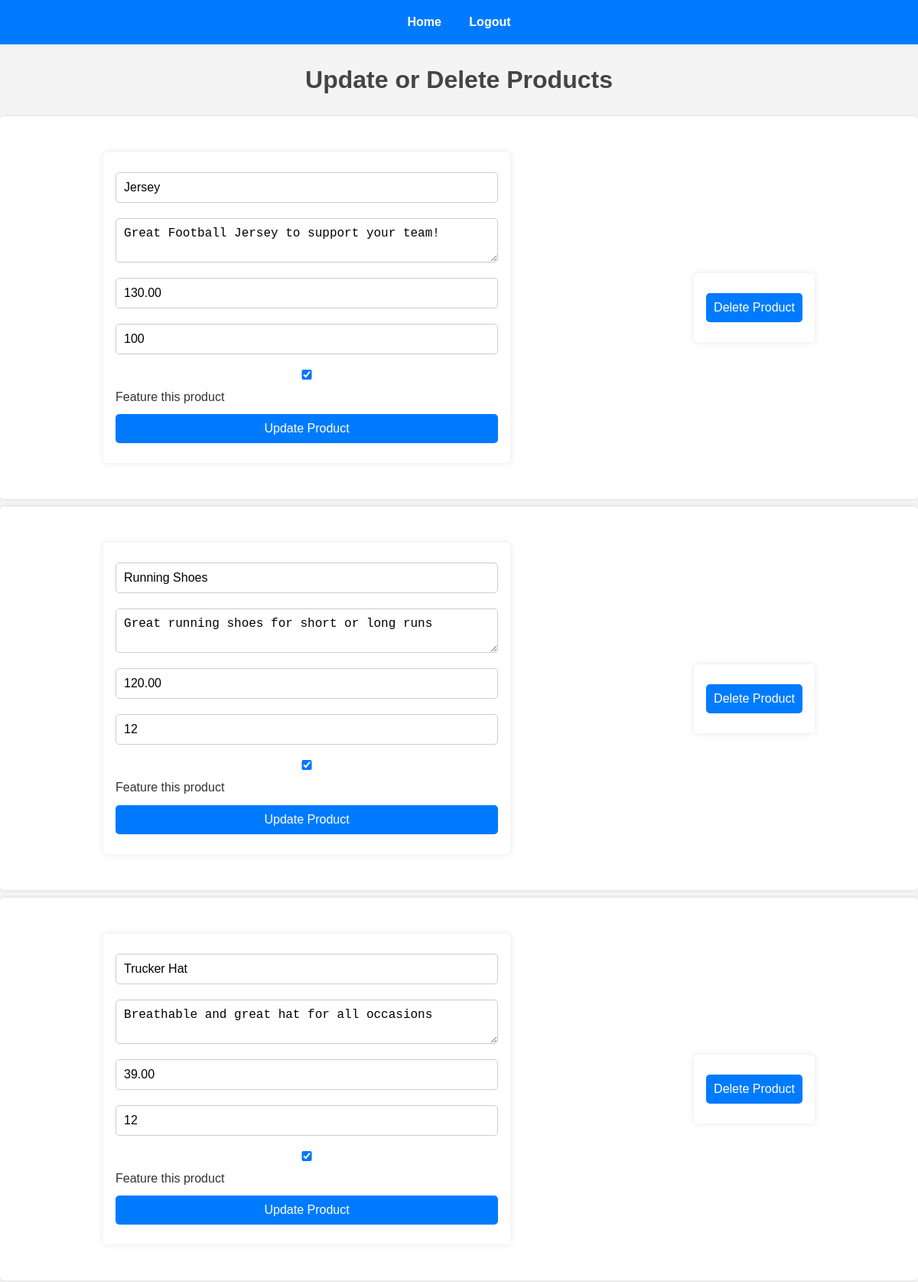
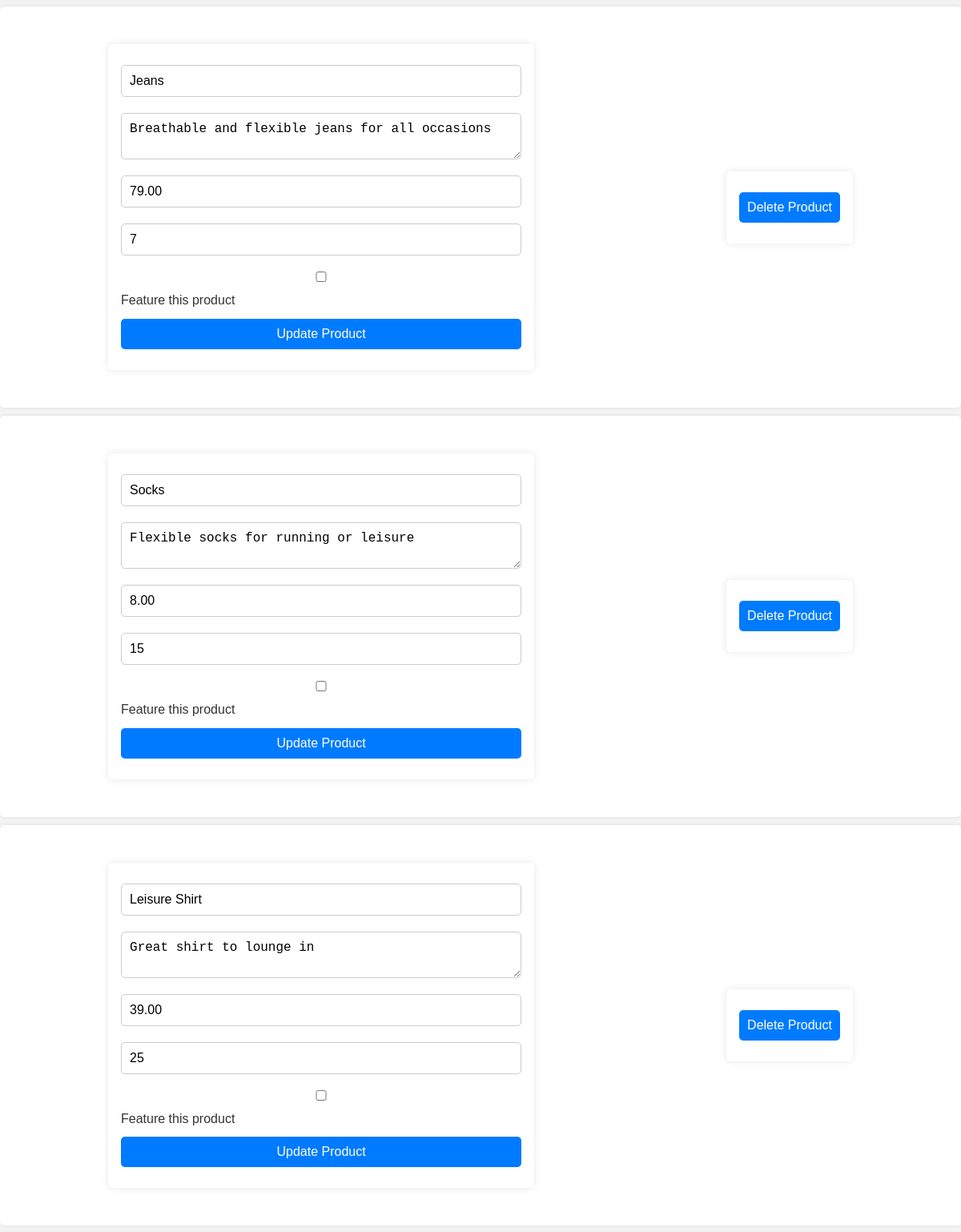
Page /update_product.php (signed in, upper part) on the committed database (2 pictures, top to bottom).
### tables this page shows
CREATE TABLE `PRODUCTS` (
  `productId` int NOT NULL,
  `productName` varchar(200) NOT NULL,
  `productDescription` text,
  `productImage` varchar(255) DEFAULT NULL,
  `price` decimal(10,2) NOT NULL,
  `inventory` int DEFAULT '0',
  `isFeatured` tinyint(1) DEFAULT '0'
);

### update_product.php (the view, shortened to what this page needs)
<?php
require_once 'dbinfo.php';
$products = $conn->query("SELECT * FROM PRODUCTS");
?>
<html>
<head>
    <link rel="stylesheet" href="styles.css">
</head>
<body>
    <div class="navbar">
        <a href="home.php">Home</a>
        <a href="logout.php">Logout</a>
    </div>
    <h1>Update or Delete Products</h1>
    <ul>
        <?php while ($product = $products->fetch_assoc()): ?>
            <li>
                <form method="POST">
                    <input type="text" name="productName" value="<?php echo htmlspecialchars($product['productName']); ?>" required>
                    <textarea name="productDescription"><?php echo htmlspecialchars($product['productDescription']); ?></textarea>
                    <input type="number" name="price" value="<?php echo $product['price']; ?>" required>
                    <input type="number" name="inventory" value="<?php echo $product['inventory']; ?>" required>
                    <label>
                        <input type="checkbox" name="isFeatured" <?php echo $product['isFeatured'] ? 'checked' : ''; ?>> Feature this product
                    </label>
                    <button type="submit">Update Product</button>
                </form>
                <form method="POST" action="delete_product.php" style="display:inline;">
                    <button type="submit" onclick="return confirm('Are you sure you want to delete this product?');">Delete Product</button>
                </form>
            </li>
        <?php endwhile; ?>
    </ul>
</body>
</html>

### styles.css (style rules this page uses)
body { font-family: Arial, sans-serif; margin: 0; padding: 0; background-color: #f4f4f4; color: #333; line-height: 1.6; }
h1, h2 { color: #444; text-align: center; }
a { color: #007BFF; text-decoration: none; }
.navbar { background-color: #007BFF; padding: 1rem; text-align: center; }
.navbar a { color: #fff; margin: 0 1rem; font-weight: bold; }
form { max-width: 500px; margin: 2rem auto; padding: 1rem; background: #fff; border-radius: 5px; box-shadow: 0 0 10px rgba(0, 0, 0, 0.1); }
form input, form textarea, form button { width: 100%; padding: 10px; margin: 10px 0; border: 1px solid #ccc; border-radius: 5px; font-size: 1rem; }
form button { background: #007BFF; color: #fff; border: none; cursor: pointer; }
button { padding: 10px 15px; background: #007BFF; color: #fff; border: none; border-radius: 5px; cursor: pointer; }
ul { list-style: none; padding: 0; margin: 0; }
ul li { background: #fff; margin: 10px 0; padding: 15px; border-radius: 5px; box-shadow: 0 0 5px rgba(0, 0, 0, 0.1); display: flex; align-items: center; justify-content: space-between; }

### rows in the picture
products: productName "Jersey", productDescription "Great Football Jersey to support your team!", price "130.00", inventory "100", isFeatured "☑"
products: productName "Running Shoes", productDescription "Great running shoes for short or long runs", price "120.00", inventory "12", isFeatured "☑"
products: productName "Trucker Hat", productDescription "Breathable and great hat for all occasions", price "39.00", inventory "12", isFeatured "☑"
products: productName "Jeans", productDescription "Breathable and flexible jeans for all occasions", price "79.00", inventory "7"
products: productName "Socks", productDescription "Flexible socks for running or leisure", price "8.00", inventory "15"
products: productName "Leisure Shirt", productDescription "Great shirt to lounge in", price "39.00", inventory "25"
